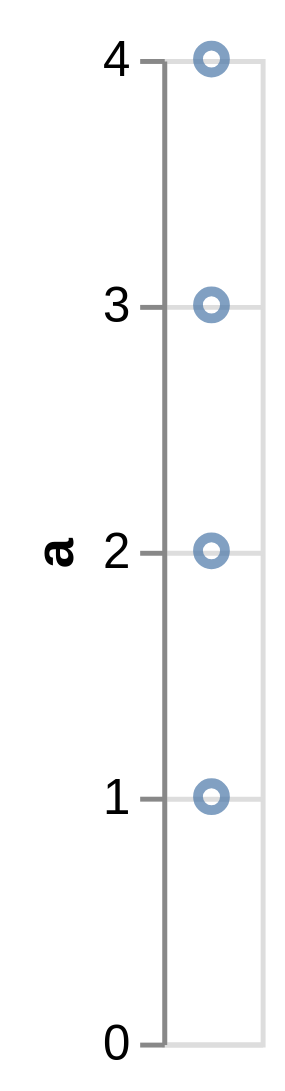

Source (Vega-Lite JSON):
### Vega specification from a JSON file in a GitHub repository (floating-point values rounded to 4 significant figures)
{"$schema": "https://vega.github.io/schema/vega/v5.json", "background": "white", "padding": 5, "width": 20, "height": 200, "style": "cell", "data": [{"name": "source_0", "values": "a\n1\n2\n3\n4", "format": {"type": "csv"}}, {"name": "data_0", "source": "source_0", "transform": [{"type": "filter", "expr": "isValid(datum[\"a\"]) && isFinite(+datum[\"a\"])"}]}], "signals": [{"name": "width", "update": "width"}], "marks": [{"name": "marks", "type": "symbol", "style": ["point"], "from": {"data": "data_0"}, "encode": {"update": {"opacity": {"value": 0.7}, "fill": {"value": "transparent"}, "stroke": {"value": "#4c78a8"}, "x": {"signal": "width", "mult": 0.5}, "y": {"scale": "y", "field": "a"}}}}], "scales": [{"name": "y", "type": "linear", "domain": {"data": "data_0", "field": "a"}, "range": [{"signal": "height"}, 0], "nice": true, "zero": true}], "axes": [{"scale": "y", "orient": "left", "grid": true, "tickCount": {"signal": "ceil(height/40)"}, "domain": false, "labels": false, "maxExtent": 0, "minExtent": 0, "ticks": false, "zindex": 0}, {"scale": "y", "orient": "left", "grid": false, "title": "a", "labelOverlap": true, "tickCount": {"signal": "ceil(height/40)"}, "zindex": 0}], "config": {"background": "white"}}
